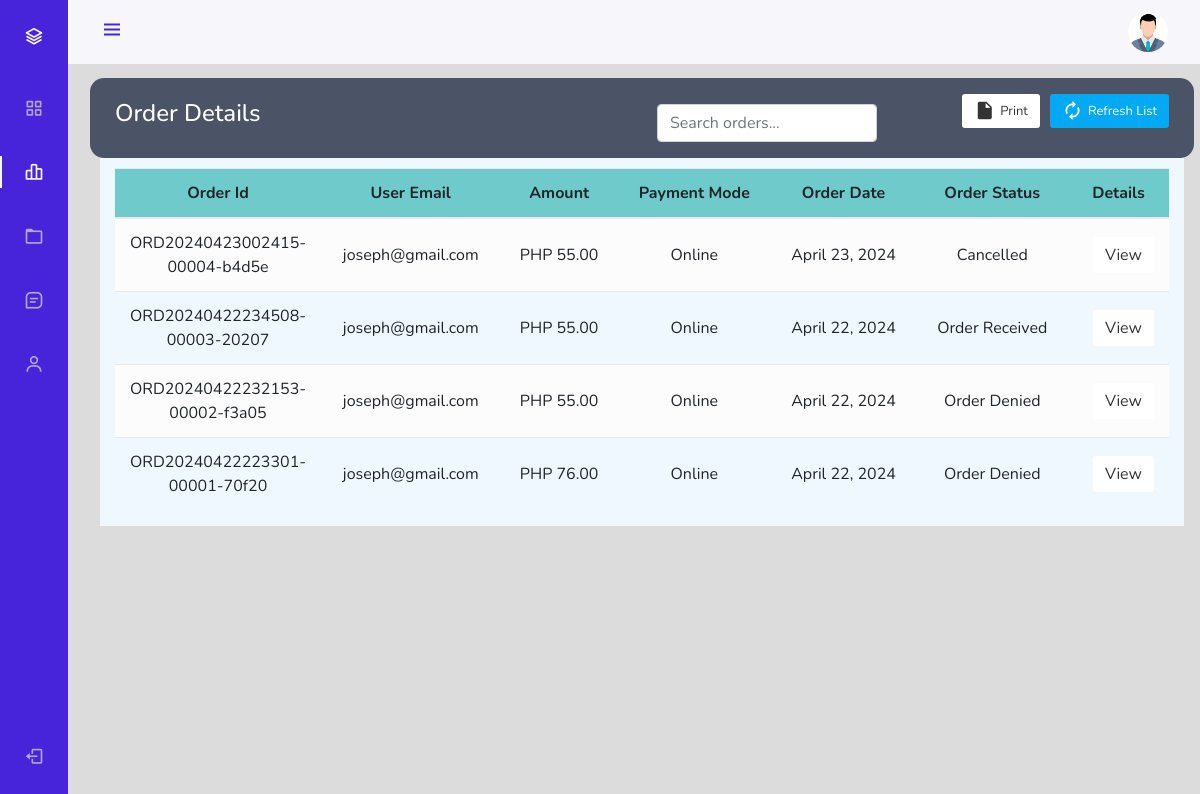
/admin/index.php?page=orderManage (signed in), run on an earlier commit of the app's database.
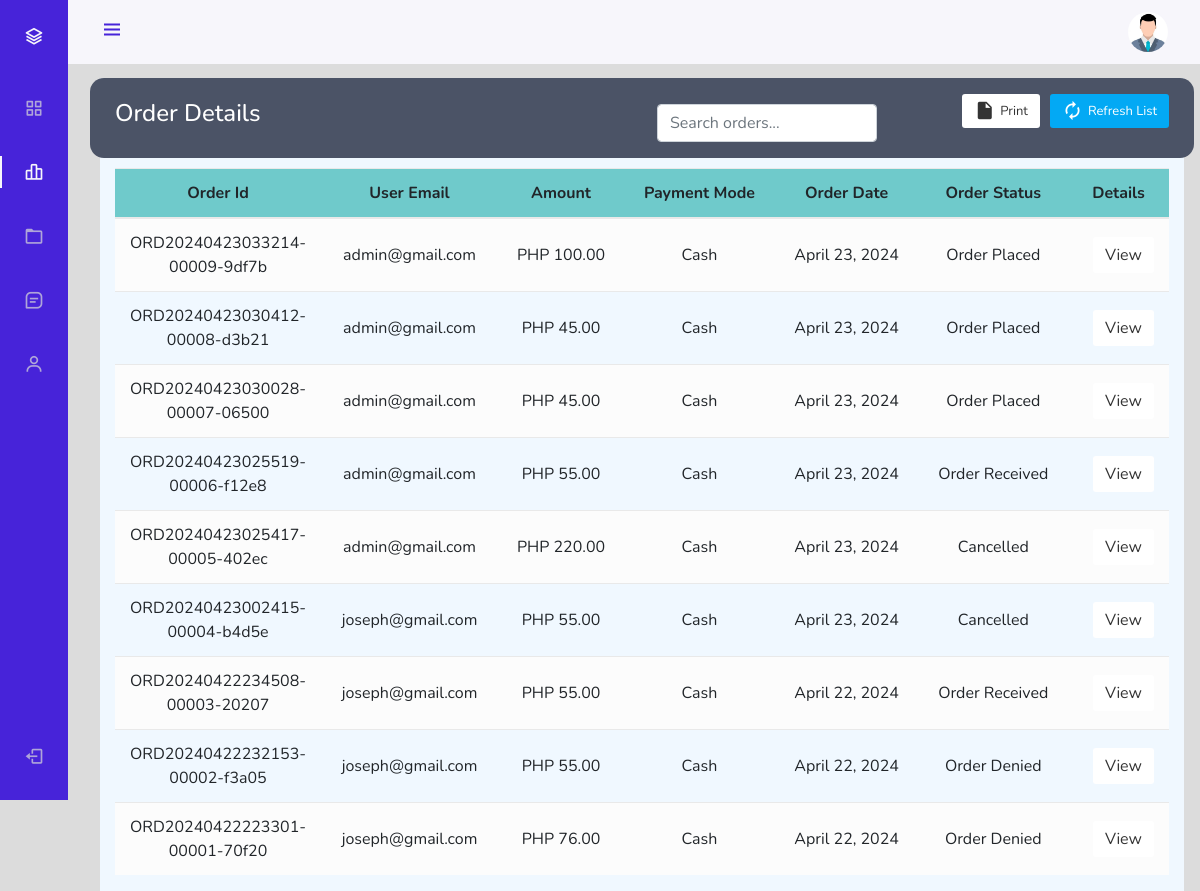
And on a later commit of the database.
### tables this page shows
CREATE TABLE `orders` (
  `orderId` varchar(50) NOT NULL,
  `userId` int NOT NULL,
  `amount` int NOT NULL,
  `paymentMode` enum('0','1','2') NOT NULL DEFAULT '2' COMMENT '0=Maya, 1=Gcash, 2=Cash',
  `orderStatus` enum('0','1','2','3','4','5','6') NOT NULL DEFAULT '0' COMMENT '0=Order Placed, 1=Order Confirmed, 2=Preparing your Order, 3=Your order is ready for pick-up!, 4=Order Received, 5=Order Denied, 6=Order Cancelled.',
  `orderDate` datetime NOT NULL DEFAULT CURRENT_TIMESTAMP
);

CREATE TABLE `users` (
  `userId` int NOT NULL,
  `nickname` varchar(21) NOT NULL,
  `firstName` varchar(21) NOT NULL,
  `lastName` varchar(21) NOT NULL,
  `email` varchar(35) NOT NULL,
  `phone` bigint NOT NULL,
  `userType` enum('0','1') NOT NULL DEFAULT '0' COMMENT '0=customer, 1=admin',
  `password` varchar(255) NOT NULL,
  `joinDate` datetime NOT NULL DEFAULT CURRENT_TIMESTAMP
);

### admin/orderManage.php (the view, shortened to what this page needs)
<?php
include 'partials/_dbconnect.php';
$statuses = [
    '0' => 'Order Placed',
    '1' => 'Order Confirmed',
    '2' => 'Preparing your Order',
    '3' => 'Ready for Pickup',
    '4' => 'Order Received',
    '5' => 'Order Denied',
    '6' => 'Cancelled'
];
?>
<div class="container" style="margin-top:98px;background: aliceblue;">
    <div class="table-wrapper">
        <div class="table-title" style="border-radius: 14px;">
            <div class="row">
                <div class="col-sm-6">
                    <h2>Order Details</h2>
                </div>
                <div class="col-sm-6">
                    <input type="text" id="searchInput" onkeyup="searchTable()" placeholder="Search orders..." class="form-control" style="width: auto; display: inline-block; margin-top: 10px;">
                    <a onclick="location.reload()" class="btn btn-primary"><i class="material-icons">&#xE863;</i> <span>Refresh List</span></a>
                    <a href="#" onclick="window.print()" class="btn btn-info"><i class="material-icons">&#xE24D;</i> <span>Print</span></a>
                </div>
            </div>
        </div>
        <div class="table-responsive">
            <table class="table table-striped table-hover text-center" id="NoOrder">
                <thead style="background-color: rgb(111 202 203);">
                    <tr>
                        <th>Order Id</th>
                        <th>User Email</th>
                        <th>Amount</th>
                        <th>Payment Mode</th>
                        <th>Order Date</th>
                        <th>Order Status</th>
                        <th>Details</th>
                    </tr>
                </thead>
                <tbody>
                    <?php
                    $sql = "SELECT orders.*, users.email FROM orders JOIN users ON orders.userId = users.userId ORDER BY orders.orderDate DESC";
                    $result = mysqli_query($conn, $sql);
                    while ($row = mysqli_fetch_assoc($result)) {
                        $orderId = htmlspecialchars($row['orderId']);
                        $email = htmlspecialchars($row['email']);
                        $amount = htmlspecialchars($row['amount']);
                        $orderStatus = $row['orderStatus'];
                        $orderStatusDesc = $statuses[$orderStatus] ?? 'Unknown Status';
                        $paymentMode = ($row['paymentMode'] == 2) ? "Cash" : "Online";
                        $orderDate = date('F j, Y', strtotime($row['orderDate']));
                        echo "<tr>
                                <td>" . $orderId . "</td>
                                <td>" . $email . "</td>
                                <td>PHP " . $amount . ".00</td>
                                <td>" . $paymentMode . "</td>
                                <td>" . $orderDate . "</td>
                                <td>" . $orderStatusDesc . "</td>
                                <td><button class='btn btn-info' data-toggle='modal' data-target='#orderModal" . $orderId . "'>View</button></td>
                            </tr>";
                    }
                    ?>
                </tbody>
            </table>
        </div>
    </div>
</div>

### admin/index.php (shortened to what this page needs)
<?php
if (isset($_SESSION['adminloggedin']) && $_SESSION['adminloggedin'] == true) {
    $adminloggedin = true;
} else {
    $adminloggedin = false;
    $userId = 0;
}
if ($adminloggedin) {
?>
    <!doctype html>
    <html lang="en">
    <head>
        <link rel="stylesheet" href="https://stackpath.bootstrapcdn.com/bootstrap/4.4.1/css/bootstrap.min.css">
        <link rel="stylesheet" href="https://use.fontawesome.com/releases/v5.8.2/css/all.css">
        <link href='https://cdn.jsdelivr.net/npm/boxicons@2.0.5/css/boxicons.min.css' rel='stylesheet'>
        <link rel="stylesheet" href="assetsForSideBar/css/styles.css">
    </head>
    <body id="body-pd" style="background: #80808045;">
        <?php
        require 'partials/_nav.php';
        ?>
        <?php $page = isset($_GET['page']) ? $_GET['page'] : 'home'; ?>
        <?php include $page . '.php' ?>
    </body>
    </html>
<?php
} else {
    header("location: /login.php");
}
?>

### admin/partials/_nav.php (shortened to what this page needs)
<header class="header" id="header">
  <div class="header__toggle">
    <i class='bx bx-menu' id="header-toggle"></i>
  </div>
  <div class="header__img">
    <img src="../img/profilePic.jpg" alt="">
  </div>
</header>
<div class="l-navbar" id="nav-bar">
  <nav class="nav">
    <div>
      <a href="index.php" class="nav__logo">
        <i class='bx bx-layer nav__logo-icon'></i>
      </a>
      <div class="nav__list">
        <a href="index.php" class="nav__link nav-home">
          <i class='bx bx-grid-alt nav__icon'></i>
        </a>
        <a href="index.php?page=orderManage" class="nav-orderManage nav__link ">
          <i class='bx bx-bar-chart-alt-2 nav__icon'></i>
        </a>
        <a href="index.php?page=categoryManage" class="nav__link nav-categoryManage">
          <i class='bx bx-folder nav__icon'></i>
        </a>
        <a href="index.php?page=menuManage" class="nav__link nav-menuManage">
          <i class='bx bx-message-square-detail nav__icon'></i>
        </a>
        <a href="index.php?page=userManage" class="nav__link nav-userManage">
          <i class='bx bx-user nav__icon'></i>
        </a>
      </div>
    </div>
    <a href="/admin/partials/_logout.php" class="nav__link">
      <i class='bx bx-log-out nav__icon'></i>
    </a>
  </nav>
</div>

### admin/assetsForSideBar/css/styles.css (style rules this page uses)
:root { --header-height: 3rem; --nav-width: 68px; --first-color: #4723D9; --first-color-light: #AFA5D9; --white-color: #F7F6FB; --body-font: 'Nunito', sans-serif; --normal-font-size: 1rem; --z-fixed: 100; }
*,::before,::after { box-sizing: border-box; }
body { position: relative; margin: var(--header-height) 0 0 0; padding: 0 1rem; font-family: var(--body-font); font-size: var(--normal-font-size); transition: .5s; }
a { text-decoration: none; }
.header { width: 100%; height: var(--header-height); position: fixed; top: 0; left: 0; display: flex; align-items: center; justify-content: space-between; padding: 0 1rem; background-color: var(--white-color); z-index: var(--z-fixed); transition: .5s; }
.header__toggle { color: var(--first-color); font-size: 1.5rem; cursor: pointer; }
.header__img { width: 35px; height: 35px; display: flex; justify-content: center; border-radius: 50%; overflow: hidden; }
.header__img img { width: 40px; }
.l-navbar { position: fixed; top: 0; left: -30%; width: var(--nav-width); height: 100vh; background-color: var(--first-color); padding: .5rem 1rem 0 0; transition: .5s; z-index: var(--z-fixed); }
.nav { height: 100%; display: flex; flex-direction: column; justify-content: space-between; overflow: hidden; }
.nav__logo, .nav__link { display: grid; grid-template-columns: max-content max-content; align-items: center; column-gap: 1rem; padding: .5rem 0 .5rem 1.5rem; }
.nav__logo { margin-bottom: 2rem; }
.nav__logo-icon { font-size: 1.25rem; color: var(--white-color); }
.nav__link { position: relative; color: var(--first-color-light); margin-bottom: 1.5rem; transition: .3s; }
.nav__icon { font-size: 1.25rem; }
.active { color: var(--white-color); }
.active::before { content: ''; position: absolute; left: 0; width: 2px; height: 32px; background-color: var(--white-color); }
@media screen and (min-width: 768px) { body { margin: calc(var(--header-height) + 1rem) 0 0 0; padding-left: calc(var(--nav-width) + 2rem); } }
@media screen and (min-width: 768px) { .header { height: calc(var(--header-height) + 1rem); padding: 0 2rem 0 calc(var(--nav-width) + 2rem); } }
@media screen and (min-width: 768px) { .header__img { width: 40px; height: 40px; } }
@media screen and (min-width: 768px) { .header__img img { width: 45px; } }
@media screen and (min-width: 768px) { .l-navbar { left: 0; padding: 1rem 1rem 0 0; } }

### admin/orderManage.php (style rules this page uses)
.table-wrapper .btn { float: right; color: #333; background-color: #fff; border-radius: 3px; border: none; outline: none !important; margin-left: 10px; }
.table-wrapper .btn.btn-primary { color: #fff; background: #03A9F4; }
.table-title .btn { font-size: 13px; border: none; }
.table-title .btn i { float: left; font-size: 21px; margin-right: 5px; }
.table-title .btn span { float: left; margin-top: 2px; }
.table-title { color: #fff; background: #4b5366; padding: 16px 25px; margin: -20px -25px 10px; border-radius: 3px 3px 0 0; }
.table-title h2 { margin: 5px 0 0; font-size: 24px; }
table.table tr th, table.table tr td { border-color: #e9e9e9; padding: 12px 15px; vertical-align: middle; }
table.table tr th:first-child { width: 60px; }
table.table tr th:last-child { width: 80px; }
table.table-striped tbody tr:nth-of-type(odd) { background-color: #fcfcfc; }
table { counter-reset: section; }

What changed in the data, as far as the page shows it:
added orders: orderId "ORD20240423033214-00009-9df7b", userId.email "admin@gmail.com", amount "100", paymentMode "Cash", orderDate "April 23, 2024", orderStatus "Order Placed"
added orders: orderId "ORD20240423030412-00008-d3b21", userId.email "admin@gmail.com", amount "45", paymentMode "Cash", orderDate "April 23, 2024", orderStatus "Order Placed"
added orders: orderId "ORD20240423030028-00007-06500", userId.email "admin@gmail.com", amount "45", paymentMode "Cash", orderDate "April 23, 2024", orderStatus "Order Placed"
added orders: orderId "ORD20240423025519-00006-f12e8", userId.email "admin@gmail.com", amount "55", paymentMode "Cash", orderDate "April 23, 2024", orderStatus "Order Received"
added orders: orderId "ORD20240423025417-00005-402ec", userId.email "admin@gmail.com", amount "220", paymentMode "Cash", orderDate "April 23, 2024", orderStatus "Cancelled"
changed orders "ORD20240423002415-00004-b4d5e": paymentMode "Online" → "Cash"
changed orders "ORD20240422234508-00003-20207": paymentMode "Online" → "Cash"
changed orders "ORD20240422232153-00002-f3a05": paymentMode "Online" → "Cash"
changed orders "ORD20240422223301-00001-70f20": paymentMode "Online" → "Cash"
